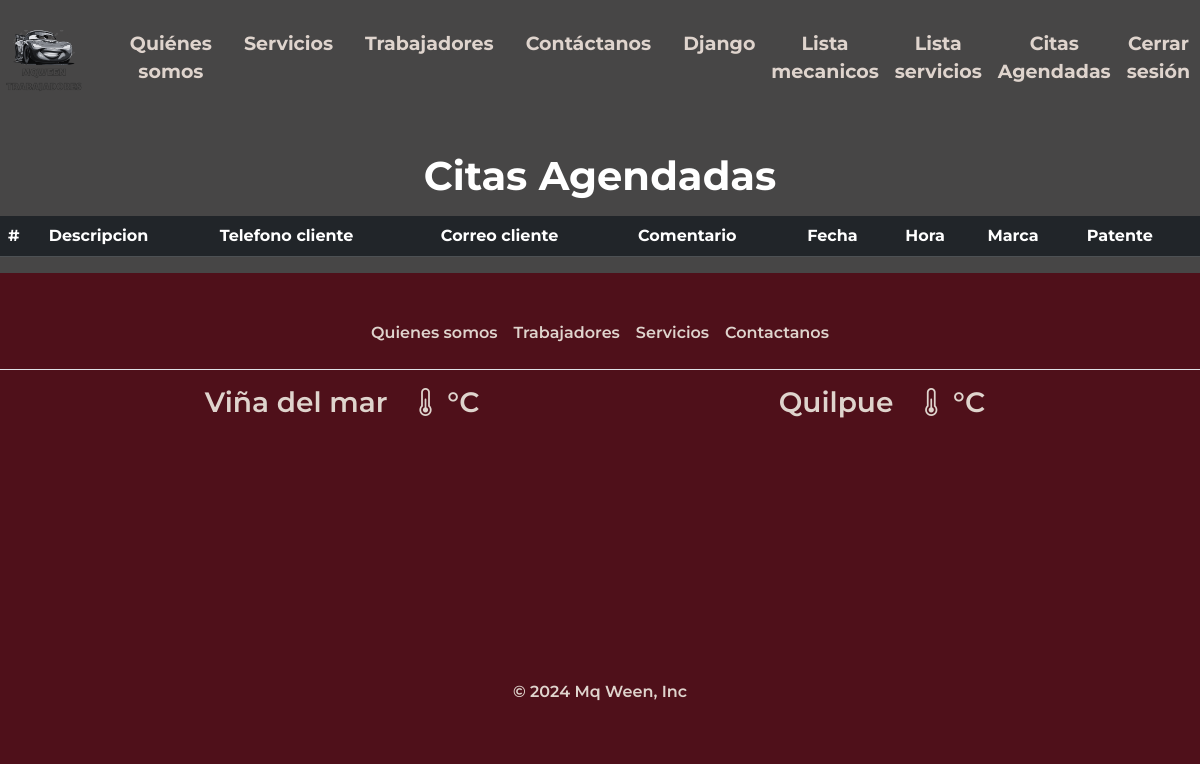
Before: /citas_admin/ (signed in) with the older database file.
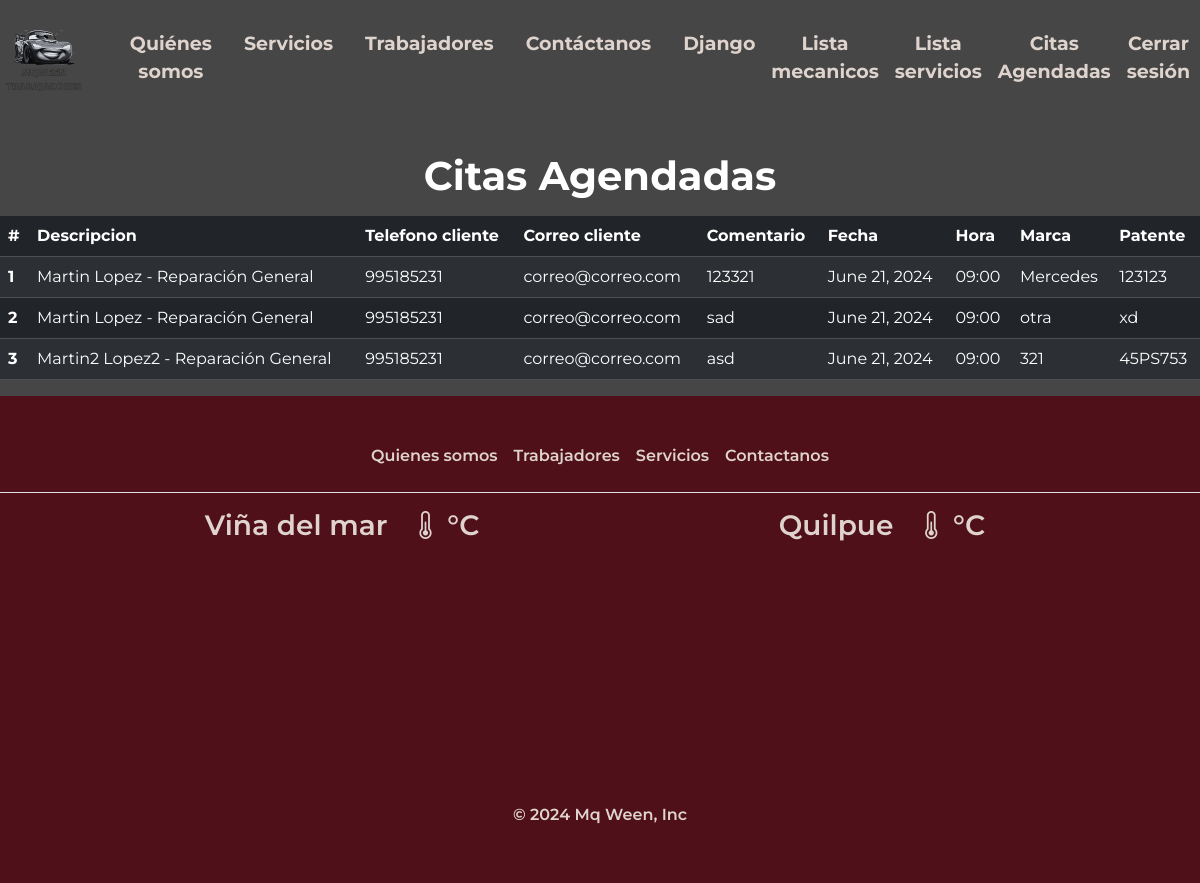
After: the same page with the newer database file.
### base/models.py (models this page shows, shortened)
class Cita(models.Model):
    id_cita = models.AutoField(primary_key=True)
    usuario = models.ForeignKey(settings.AUTH_USER_MODEL, on_delete=models.CASCADE, related_name='citas',null=True)
    servicio = models.ForeignKey(Servicio, on_delete=models.CASCADE)
    fecha = models.DateField()
    hora = models.CharField(max_length=50)
    marca = models.CharField(max_length=50,null=True)
    patente = models.CharField(max_length=50,null=True)
    comentario = models.TextField()
    creado = models.DateTimeField(auto_now_add=True)
    def __str__(self):
        usuario_info = "Unknown User"
        if self.usuario:
            cliente_user = self.usuario.cliente_user
            usuario_info = f"{cliente_user.nombre} {cliente_user.apellido}"
        return f"{usuario_info} - {self.servicio.nombre}"

class clienteUser(models.Model):
    user = models.OneToOneField(User, on_delete=models.CASCADE,related_name='cliente_user')
    nombre = models.CharField(max_length=100)
    apellido = models.CharField(max_length=100)
    correo = models.EmailField(max_length=254)
    telefono = models.CharField(max_length=20)
    ciudad = models.CharField(max_length=50)
    id_unico = models.AutoField(primary_key=True)

class Servicio(models.Model):
    id_servicio = models.AutoField(primary_key=True)
    nombre = models.CharField(max_length=50)
    precio = models.IntegerField(null=True,validators=[MaxValueValidator(9999999999)])
    descripcion = models.TextField()
    imagen = models.ImageField(upload_to='servicios', null=True, blank=True)

### base/views.py (the view)
# urls.py: path('citas_admin/', views.citas_admin, name='citas_admin'),
@login_required
def citas_admin(request):
    citas = Cita.objects.filter()
    context = {
        "citas": citas,
        "soy_admin": soy_admin(request.user)
    }
    return render(request, 'base/citas_admin.html', context)

### base/views.py (called while the page is built)
def soy_admin(user):
    return user.is_authenticated and (user.is_staff or user.is_superuser)

### base/templates/base/citas_admin.html (shortened to what this page needs)
{% extends '../base.html' %}
{% load static %}
{% block content %}
<section style="height: 100%; margin-top: 5rem; background-color: var(--gris);">
    <div class="container mb-3 mt-5 pt-4 flex-column align-items-center justify-content-center">
        <div>
            <h1 class="mt-5 text-center fw-bold" style="color: var(--blanco);">Citas Agendadas</h1>
        </div>
    </div>
    <div class="table-responsive">
        <table class="table table-dark table-striped table-hover">
            <thead class="thead-dark">
                <tr>
                    <th scope="col">#</th>
                    <th scope="col">Descripcion</th>
                    <th scope="col">Telefono cliente</th>
                    <th scope="col">Correo cliente</th>
                    <th scope="col">Comentario</th>
                    <th scope="col">Fecha</th>
                    <th scope="col">Hora</th>
                    <th scope="col">Marca</th>
                    <th scope="col">Patente</th>
                </tr>
            </thead>
            <tbody>
                {% for Cita in citas %}
                    <tr>
                        <th scope="row">{{ Cita.id_cita }}</th>
                        <td>{{ Cita }}</td>
                        <td>{{ Cita.usuario.cliente_user.telefono }}</td>
                        <td>{{ Cita.usuario.cliente_user.correo }}</td>
                        <td>{{ Cita.comentario }}</td>
                        <td>{{ Cita.fecha }}</td>
                        <td>{{ Cita.hora }}</td>
                        <td>{{ Cita.marca }}</td>
                        <td>{{ Cita.patente }}</td>
                    </tr>
                {% endfor %}
            </tbody>
        </table>
    </div>
</section>
{% endblock %}

### base/templates/base.html (shortened to what this page needs)
{% load static %}
<!DOCTYPE html>
<html>
<head>
    <link href="https://cdn.jsdelivr.net/npm/bootstrap@5.3.3/dist/css/bootstrap.min.css" rel="stylesheet"
 />
    <link href="https://cdn.jsdelivr.net/npm/bootstrap-icons@1.7.2/font/bootstrap-icons.css" rel="stylesheet">
    {% if user.is_staff or user.is_superuser %}
    <link rel="stylesheet" href="{% static 'css/base_admin.css' %}">
    <link rel="stylesheet" href="{% static 'css/base.css' %}">
    {% else %}
    <link rel="stylesheet" href="{% static 'css/base.css' %}">
    {% endif %}
</head>
<body>
    <header id="navbar" class="bg-custom">
        <nav
            class="{% if soy_admin %}bg-body-tertiary-admin{% else %}bg-body-tertiary{% endif %} navbar navbar-expand-lg">
            <div class="container-fluid">
                <div class="d-flex flex-row align-items-center">
                    {% if user.is_staff or user.is_superuser %}
                    <div class="logo-container mr-auto ml-auto">
                        <a href="{% url 'index' %}"><img src="{% static 'img/logo-workers.png' %}" class="w-auto"
                                alt="logo-nombre" /></a>
                    </div>
                    {% endif %}
                </div>
                <div class="collapse navbar-collapse" id="navbarSupportedContent">
                    <ul class="navbar-nav me-auto fw-bold text-center">
                        <li class="nav-item">
                            <a class="nav-link fw-bold ms-5 me-2 my-2" href="{% url 'nosotros' %}">Quiénes somos</a>
                        </li>
                        <li class="nav-item">
                            <a class="nav-link fw-bold m-2" href="{% url 'servicios' %}">Servicios</a>
                        </li>
                        <li class="nav-item">
                            <a class="nav-link fw-bold m-2" href="{% url 'trabajadores' %}">Trabajadores</a>
                        </li>
                        <li class="nav-item">
                            <a class="nav-link fw-bold m-2" href="{% url 'contacto' %}">Contáctanos</a>
                        </li>
                    </ul>
                    <ul class="navbar-nav fw-bold text-center m-2">
                        {% if user.is_authenticated %}
                            {% if user.is_staff or user.is_superuser %}
                                <li class="nav-item">
                                    <a class="nav-link" href="{% url 'admin:index' %}">Django</a>
                                </li>
                                <li class="nav-item">
                                    <a class="nav-link" href="{% url 'mecanico_list' %}">Lista mecanicos</a>
                                </li>
                                <li class="nav-item">
                                    <a class="nav-link" href="{% url 'servicio_list' %}">Lista servicios</a>
                                </li>
                                <li class="nav-item">
                                    <a class="nav-link" href="{% url 'citas_admin' %}">Citas Agendadas</a>
                                </li>
                            {% endif %}
                            <li class="nav-item">
                                <a class="nav-link" href="#"
                                    onclick="event.preventDefault(); document.getElementById('logout-form').submit();">Cerrar
                                    sesión</a>
                            </li>
                        {% endif %}
                    </ul>
                </div>
            </div>
        </nav>
    </header>
    <div>
        {% block content %}{% endblock %}
    </div>
    <footer class="py-3 my-4">
        <ul class="nav justify-content-center border-bottom pb-3 mb-3">
            <li class="nav-item"><a class="nav-link px-2 text-muted texto-footer" href="{% url 'nosotros' %}">Quienes
                    somos</a></li>
            <li class="nav-item"><a class="nav-link px-2 text-muted texto-footer"
                    href="{% url 'trabajadores' %}">Trabajadores</a></li>
            <li class="nav-item"><a class="nav-link px-2 text-muted texto-footer"
                    href="{% url 'contacto' %}">Servicios</a>
            </li>
            <li class="nav-item"><a class="nav-link px-2 text-muted texto-footer"
                    href="{% url 'contacto' %}">Contactanos</a>
            </li>
        </ul>
        <div class="contenedor-maps">
            <div id="map-container">
                <div class="d-flex flex-row justify-content-center">
                    <h3 class="texto-footer px-4">Viña del mar</h3>
                    <h3 class="texto-footer"><i class="bi bi-thermometer-half"></i> °C</h3>
                </div>
                <div id="map"></div>
            </div>
            <div id="map-container">
                <div class="d-flex flex-row justify-content-center">
                    <h3 class="texto-footer px-4">Quilpue</h3>
                    <h3 class="texto-footer"><i class="bi bi-thermometer-half"></i> °C</h3>
                </div>
                <div id="map2"></div>
            </div>
        </div>
        <p class="text-center text-muted texto-footer mt-4">© 2024 Mq Ween, Inc</p>
    </footer>
</body>
</html>

### base/static/css/base_admin.css (style rules this page uses)
.bg-body-tertiary-admin { background-color: var(--gris) !important; }

### base/static/css/base.css (style rules this page uses)
:root { --rojo: #4f101a !important; --gris: #474646 !important; --piel: #dfd4cd !important; --amarillo: #f4c01e !important; --purpura: #612CEE !important; --verde: #5FD315 !important; --celeste: #26CAC0 !important; --naranja: #FF7F50 !important; --azul: #1E90FF !important; --rosa: #FF1493 !important; --blanco: #FFFFFF !important; --negro: #322D2D !important; }
html { font-size: 100%; box-sizing: border-box; }
*, *:before, *:after { box-sizing: inherit; }
* { box-sizing: border-box; text-decoration: none; margin: 0; padding: 0; font-family: 'Montserrat',sans-serif; }
body { margin: 0; background-color: var(--rojo); }
ul { list-style: none; }
.contenedor-maps { display: flex; justify-content: space-evenly; }
#map-container { width: 35%; height: 270px; overflow: hidden; text-align: center; }
#map,#map2 { height: 100%; width: 100%; position: static; }
.navbar-nav .nav-link { font-size: 19px; color: #dfd4cd; }
#navbar { top: 0; position: fixed; z-index: 1000; width: 100%; transition: 1s; }
header .logo-container img { max-width: 100px; margin-right: -20px; }
header .container-fluid { justify-content: center !important; }
footer { background-color: var(--rojo); }
.texto-footer { color: var(--piel) !important; font-weight: 600; }

Changed rows visible on the page:
added Cita: id_cita "1", usuario+servicio "Martin Lopez - Reparación General", usuario.cliente_user.telefono "995185231", usuario.cliente_user.correo "correo@correo.com", comentario "123321", fecha "June 21, 2024", hora "09:00", marca "Mercedes", patente "123123"
added Cita: id_cita "2", usuario+servicio "Martin Lopez - Reparación General", usuario.cliente_user.telefono "995185231", usuario.cliente_user.correo "correo@correo.com", comentario "sad", fecha "June 21, 2024", hora "09:00", marca "otra", patente "xd"
added Cita: id_cita "3", usuario+servicio "Martin2 Lopez2 - Reparación General", usuario.cliente_user.telefono "995185231", usuario.cliente_user.correo "correo@correo.com", comentario "asd", fecha "June 21, 2024", hora "09:00", marca "321", patente "45PS753"
